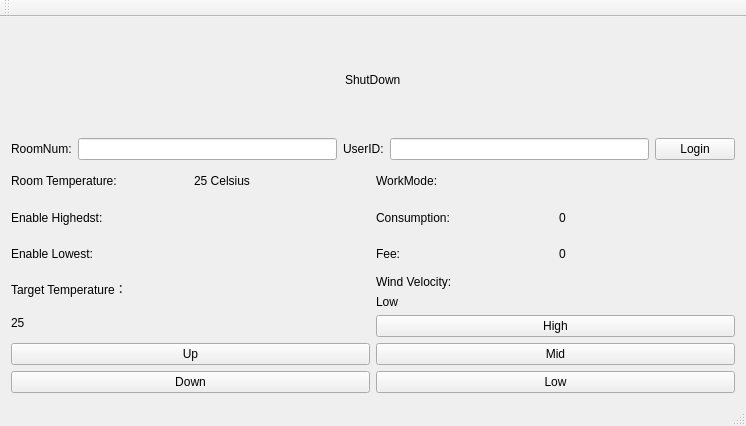
<?xml version="1.0" encoding="UTF-8"?>
<ui version="4.0">
 <class>MainWindow</class>
 <widget class="QMainWindow" name="MainWindow">
  <property name="geometry">
   <rect>
    <x>0</x>
    <y>0</y>
    <width>746</width>
    <height>426</height>
   </rect>
  </property>
  <property name="windowTitle">
   <string>MainWindow</string>
  </property>
  <widget class="QWidget" name="centralWidget">
   <layout class="QVBoxLayout" name="verticalLayout_8">
    <item>
     <layout class="QVBoxLayout" name="verticalLayout_7">
      <item>
       <layout class="QHBoxLayout" name="horizontalLayout_3">
        <item>
         <spacer name="horizontalSpacer">
          <property name="orientation">
           <enum>Qt::Horizontal</enum>
          </property>
          <property name="sizeHint" stdset="0">
           <size>
            <width>40</width>
            <height>20</height>
           </size>
          </property>
         </spacer>
        </item>
        <item>
         <widget class="QLabel" name="StatusLabel">
          <property name="text">
           <string>ShutDown</string>
          </property>
         </widget>
        </item>
        <item>
         <spacer name="horizontalSpacer_2">
          <property name="orientation">
           <enum>Qt::Horizontal</enum>
          </property>
          <property name="sizeHint" stdset="0">
           <size>
            <width>40</width>
            <height>20</height>
           </size>
          </property>
         </spacer>
        </item>
       </layout>
      </item>
      <item>
       <layout class="QHBoxLayout" name="horizontalLayout_2">
        <item>
         <widget class="QLabel" name="RoomNumLabel">
          <property name="text">
           <string>RoomNum:</string>
          </property>
         </widget>
        </item>
        <item>
         <widget class="QLineEdit" name="RoomNumLineEdit"/>
        </item>
        <item>
         <widget class="QLabel" name="UserIDLabel">
          <property name="text">
           <string>UserID:</string>
          </property>
         </widget>
        </item>
        <item>
         <widget class="QLineEdit" name="UserIDLineEdit"/>
        </item>
        <item>
         <widget class="QPushButton" name="LoginBtn">
          <property name="text">
           <string>Login</string>
          </property>
         </widget>
        </item>
       </layout>
      </item>
      <item>
       <layout class="QHBoxLayout" name="horizontalLayout_4">
        <item>
         <layout class="QVBoxLayout" name="verticalLayout_3">
          <item>
           <widget class="QLabel" name="RoomTempLabel">
            <property name="text">
             <string>Room Temperature:</string>
            </property>
           </widget>
          </item>
          <item>
           <widget class="QLabel" name="HighestTemperature">
            <property name="text">
             <string>Enable Highedst:</string>
            </property>
           </widget>
          </item>
          <item>
           <widget class="QLabel" name="LowestTemperature">
            <property name="text">
             <string>Enable Lowest:</string>
            </property>
           </widget>
          </item>
         </layout>
        </item>
        <item>
         <layout class="QVBoxLayout" name="verticalLayout_4">
          <item>
           <widget class="QLabel" name="RealTimeTemperatureLabel">
            <property name="text">
             <string>25 Celsius</string>
            </property>
           </widget>
          </item>
          <item>
           <widget class="QLabel" name="HighestTemperatureLabel">
            <property name="text">
             <string/>
            </property>
           </widget>
          </item>
          <item>
           <widget class="QLabel" name="LowestTemperatureLabel">
            <property name="text">
             <string/>
            </property>
           </widget>
          </item>
         </layout>
        </item>
        <item>
         <layout class="QVBoxLayout" name="verticalLayout_5">
          <item>
           <widget class="QLabel" name="WorkMode">
            <property name="text">
             <string>WorkMode:</string>
            </property>
           </widget>
          </item>
          <item>
           <widget class="QLabel" name="Consumption">
            <property name="text">
             <string>Consumption:</string>
            </property>
           </widget>
          </item>
          <item>
           <widget class="QLabel" name="Fee">
            <property name="text">
             <string>Fee:</string>
            </property>
           </widget>
          </item>
         </layout>
        </item>
        <item>
         <layout class="QVBoxLayout" name="verticalLayout_6">
          <item>
           <widget class="QLabel" name="WorkModeLabel">
            <property name="text">
             <string/>
            </property>
           </widget>
          </item>
          <item>
           <widget class="QLabel" name="ConsumptionLabel">
            <property name="text">
             <string>0</string>
            </property>
           </widget>
          </item>
          <item>
           <widget class="QLabel" name="FeeLabel">
            <property name="text">
             <string>0</string>
            </property>
           </widget>
          </item>
         </layout>
        </item>
       </layout>
      </item>
      <item>
       <layout class="QHBoxLayout" name="horizontalLayout">
        <item>
         <layout class="QVBoxLayout" name="verticalLayout">
          <item>
           <widget class="QLabel" name="TargetTempLabel">
            <property name="text">
             <string>Target Temperature：</string>
            </property>
           </widget>
          </item>
          <item>
           <widget class="QLabel" name="TargetTemperatureLabel">
            <property name="text">
             <string>25</string>
            </property>
           </widget>
          </item>
          <item>
           <widget class="QPushButton" name="UpTemperatureBtn">
            <property name="text">
             <string>Up</string>
            </property>
           </widget>
          </item>
          <item>
           <widget class="QPushButton" name="DownTemperatureBtn">
            <property name="text">
             <string>Down</string>
            </property>
           </widget>
          </item>
         </layout>
        </item>
        <item>
         <layout class="QVBoxLayout" name="verticalLayout_2">
          <item>
           <widget class="QLabel" name="WindVelocity">
            <property name="text">
             <string>Wind Velocity:</string>
            </property>
           </widget>
          </item>
          <item>
           <widget class="QLabel" name="WindVelocityLabel">
            <property name="text">
             <string>Low</string>
            </property>
           </widget>
          </item>
          <item>
           <widget class="QPushButton" name="HighVelocityBtn">
            <property name="text">
             <string>High</string>
            </property>
           </widget>
          </item>
          <item>
           <widget class="QPushButton" name="MidVelocityBtn">
            <property name="text">
             <string>Mid</string>
            </property>
           </widget>
          </item>
          <item>
           <widget class="QPushButton" name="LowVelocityBtn">
            <property name="text">
             <string>Low</string>
            </property>
           </widget>
          </item>
         </layout>
        </item>
       </layout>
      </item>
     </layout>
    </item>
   </layout>
  </widget>
  <widget class="QMenuBar" name="menuBar">
   <property name="geometry">
    <rect>
     <x>0</x>
     <y>0</y>
     <width>746</width>
     <height>26</height>
    </rect>
   </property>
  </widget>
  <widget class="QToolBar" name="mainToolBar">
   <attribute name="toolBarArea">
    <enum>TopToolBarArea</enum>
   </attribute>
   <attribute name="toolBarBreak">
    <bool>false</bool>
   </attribute>
  </widget>
  <widget class="QStatusBar" name="statusBar"/>
 </widget>
 <layoutdefault spacing="6" margin="11"/>
 <resources/>
 <connections/>
</ui>
